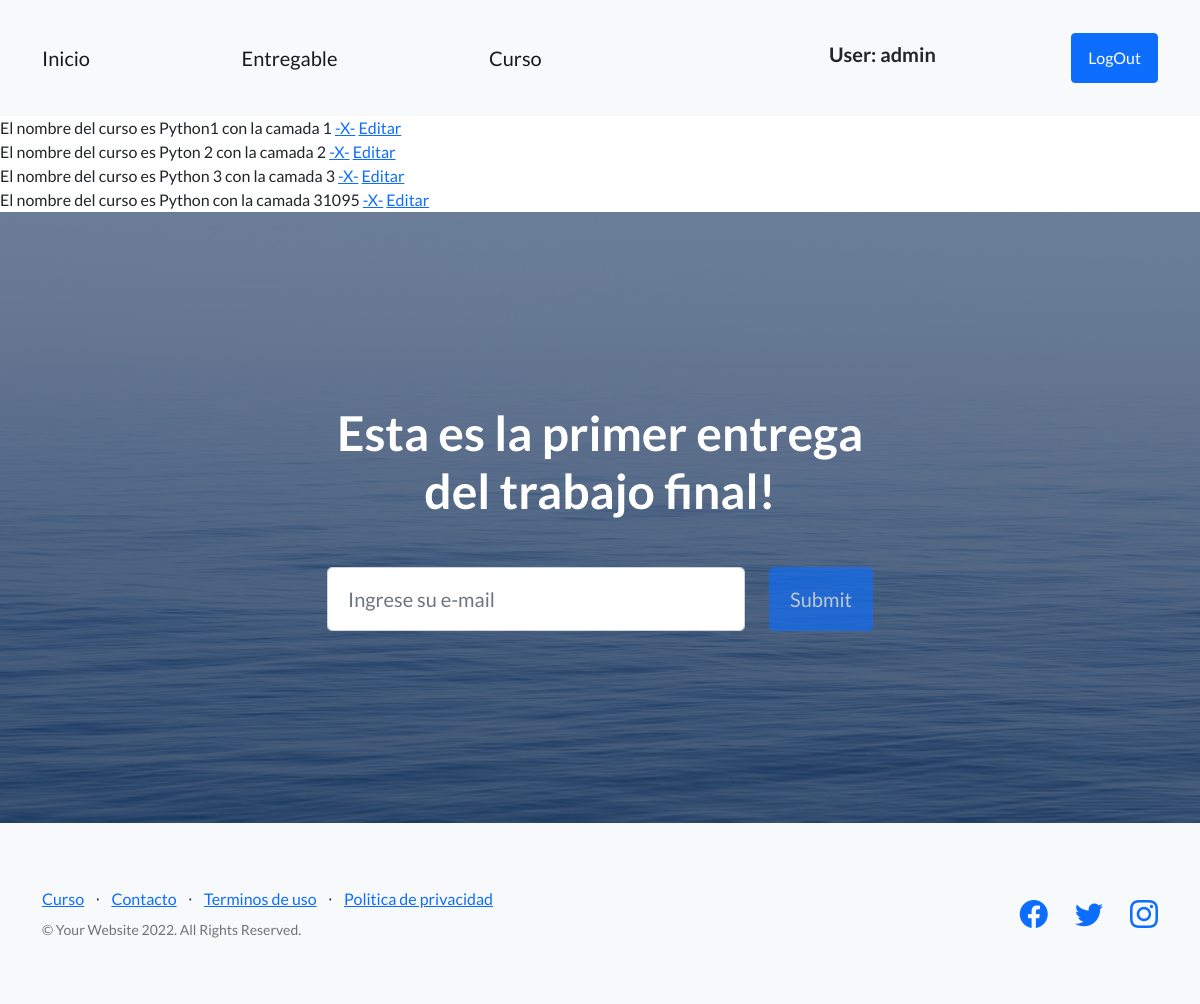
Before: /AppCoder/curso/ (signed in) with the older database file.
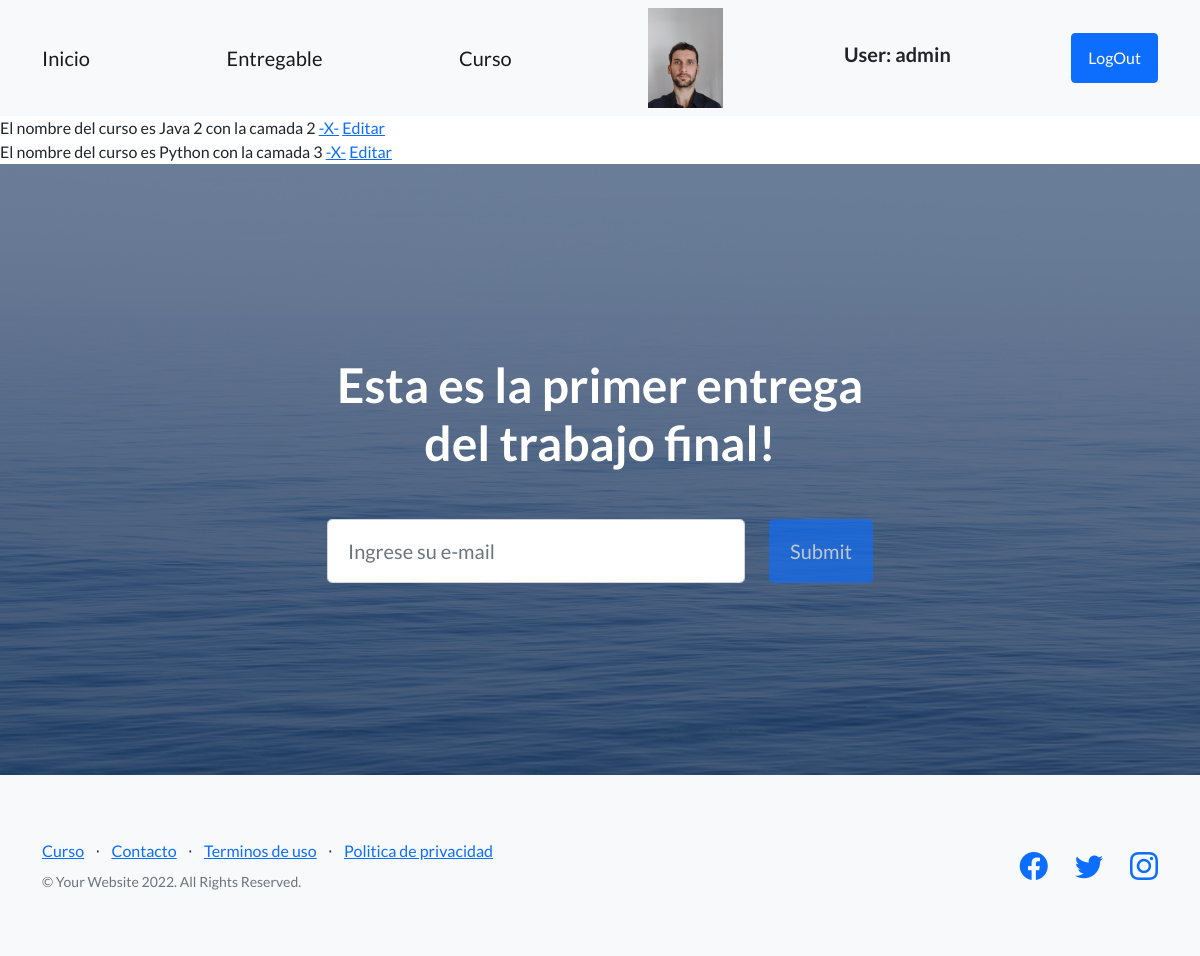
After: the same page with the newer database file.
### AppCoder/models.py (models this page shows, shortened)
class Curso(models.Model):
    nombre = models.CharField(max_length=40)
    camada = models.IntegerField()

### UserCoder/models.py (models this page shows)
class Avatar(models.Model):
    user = models.OneToOneField(User, on_delete=models.CASCADE)
    imagen = models.ImageField(upload_to='avatares', null=True, blank=True)

### AppCoder/views.py (the view)
# urls.py: path('curso/', curso, name='AppCoderCurso'),
@login_required
def curso(request):
    cursos = Curso.objects.all()
    contexto = {
        'cursos': cursos
    }
    return render(request, 'AppCoder/curso.html', contexto)

### templates/AppCoder/curso.html (shortened to what this page needs)
{% extends 'index.html' %}
{% block inicio %}
     {% for curso in cursos %}
  El nombre del curso es {{ curso.nombre }} con la camada {{ curso.camada }}
  <a href="{% url 'AppCoderEliminarCurso' curso.camada %}">-X-</a>
  <a href="{% url 'AppCoderEditarCurso' curso.camada %}"> Editar </a>
  <br>
 {% endfor %}
{% endblock %}

### templates/index.html (shortened to what this page needs)
<!DOCTYPE html>
<html lang="en">
    <head>
        {% load static %}
        <link href="https://cdn.jsdelivr.net/npm/bootstrap-icons@1.5.0/font/bootstrap-icons.css" rel="stylesheet" type="text/css" />
        <link href="{% static 'css/styles.css' %}" rel="stylesheet" />
    </head>
    <body>
   {% include 'base/navigation.html' %}
          {% block inicio %}{% endblock %}
        <header class="masthead">
            <div class="container position-relative">
                <div class="row justify-content-center">
                    <div class="col-xl-6">
                        <div class="text-center text-white">
                            <h1 class="mb-5">Esta es la primer entrega del trabajo final!</h1>
                            <form class="form-subscribe" id="contactForm" data-sb-form-api-token="API_TOKEN">
                                <div class="row">
                                    <div class="col">
                                        <input class="form-control form-control-lg" id="emailAddress" type="email" placeholder="Ingrese su e-mail" data-sb-validations="required,email" />
                                    </div>
                                    <div class="col-auto"><button class="btn btn-primary btn-lg disabled" id="submitButton" type="submit">Submit</button></div>
                                </div>
                            </form>
                        </div>
                    </div>
                </div>
            </div>
        </header>
   {% include 'base/footer.html' %}
    </body>
</html>

### templates/base/navigation.html
     <nav class="navbar navbar-light bg-light static-top">
            <div class="container">
                <a class="navbar-brand" href="{% url 'AppCoderInicio' %}">Inicio</a>
                <a class="navbar-brand" href="{% url 'AppCoderEntregable' %}">Entregable</a>
                <a class="navbar-brand" href="{% url 'AppCoderCurso' %}">Curso</a>
                {% if user.is_authenticated %}
                    <img height="100px" src="{{ user.avatar.imagen.url }}" alt="">
                    <h5>User: {{ user.get_username }}</h5>
                    <a class="btn btn-primary" href="{% url 'UserCoderLogout' %}">LogOut</a>
                {% else %}
                    <a class="btn btn-primary" href="{% url 'UserCoderRegister' %}">Registro</a>
                    <a class="btn btn-primary" href="{% url 'UserCoderLogin' %}">Login</a>
                {% endif %}
            </div>
        </nav>

### templates/base/footer.html
     <footer class="footer bg-light">
            <div class="container">
                <div class="row">
                    <div class="col-lg-6 h-100 text-center text-lg-start my-auto">
                        <ul class="list-inline mb-2">
                            <li class="list-inline-item"><a href="{% url 'AppCoderCurso' %}">Curso</a></li>
                            <li class="list-inline-item">⋅</li>
                            <li class="list-inline-item"><a href="#!">Contacto</a></li>
                            <li class="list-inline-item">⋅</li>
                            <li class="list-inline-item"><a href="#!">Terminos de uso</a></li>
                            <li class="list-inline-item">⋅</li>
                            <li class="list-inline-item"><a href="#!">Politica de privacidad</a></li>
                        </ul>
                        <p class="text-muted small mb-4 mb-lg-0">&copy; Your Website 2022. All Rights Reserved.</p>
                    </div>
                    <div class="col-lg-6 h-100 text-center text-lg-end my-auto">
                        <ul class="list-inline mb-0">
                            <li class="list-inline-item me-4">
                                <a href="#!"><i class="bi-facebook fs-3"></i></a>
                            </li>
                            <li class="list-inline-item me-4">
                                <a href="#!"><i class="bi-twitter fs-3"></i></a>
                            </li>
                            <li class="list-inline-item">
                                <a href="#!"><i class="bi-instagram fs-3"></i></a>
                            </li>
                        </ul>
                    </div>
                </div>
            </div>
        </footer>

Changed rows visible on the page:
removed Curso: nombre "Python1", camada "1"
removed Curso: nombre "Pyton 2", camada "2"
changed Curso: nombre "Python 3" → "Java 2"; camada "3" → "2"
changed Curso "Python": camada "31095" → "3"
